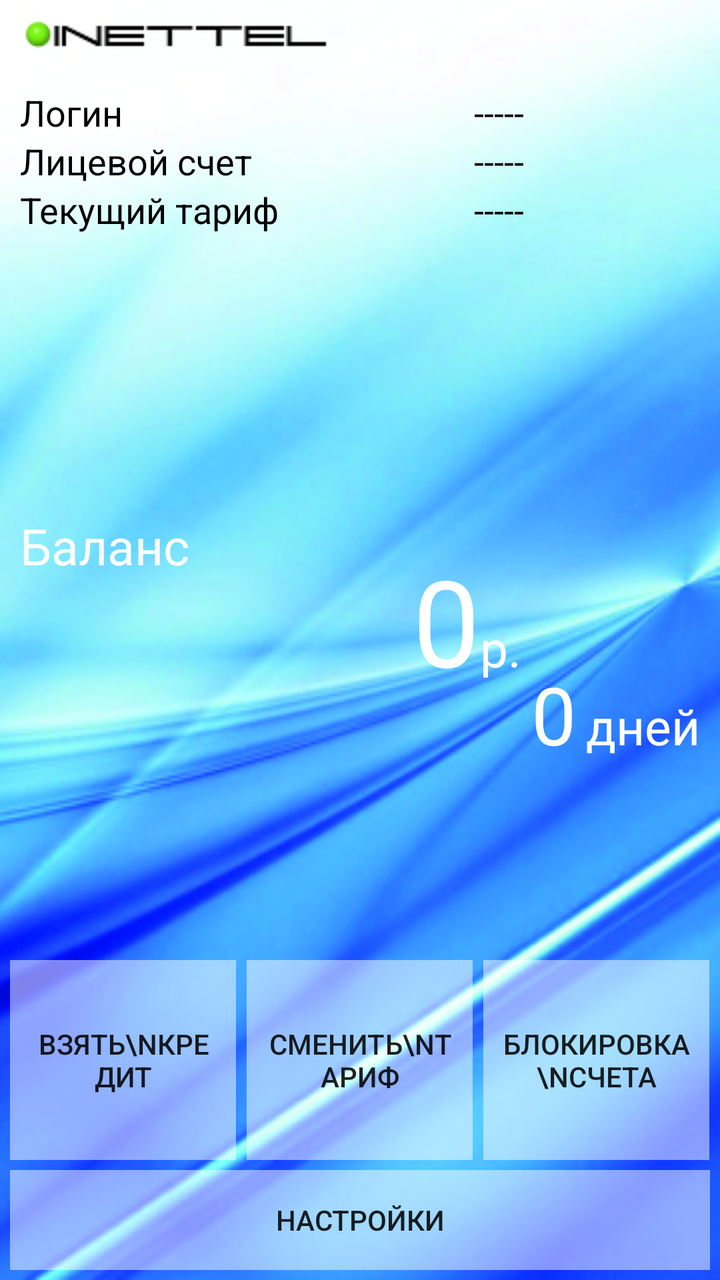
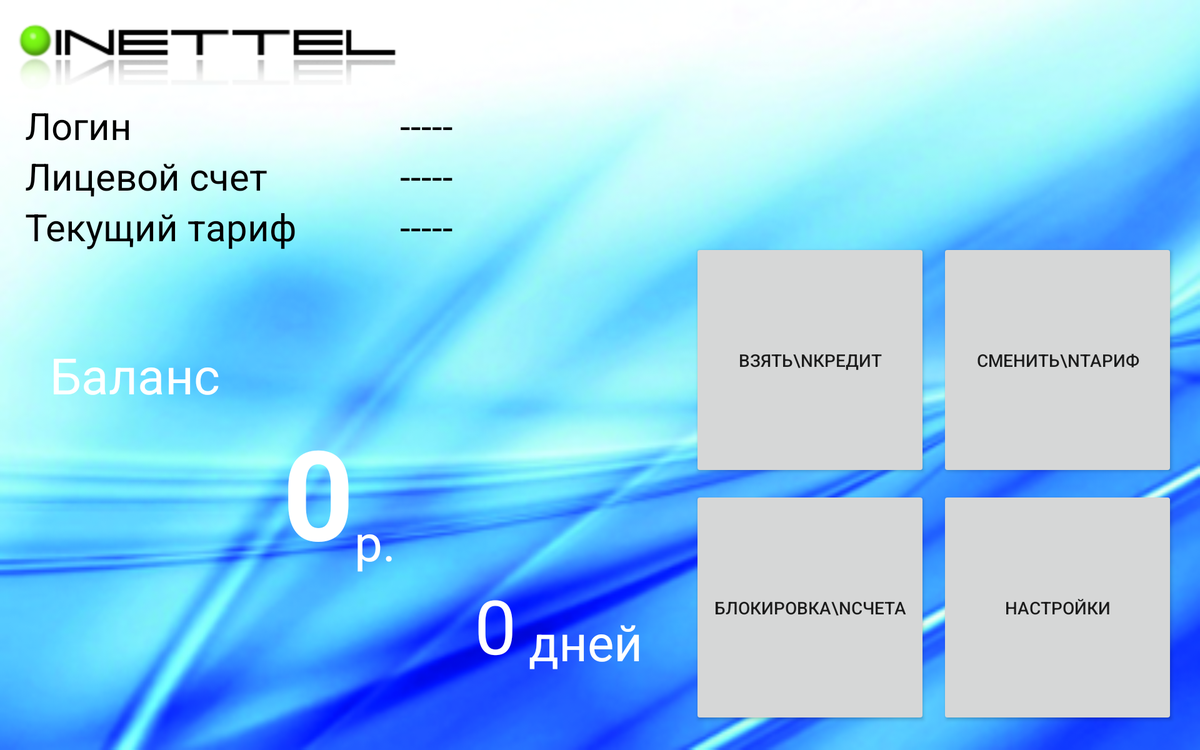

Two renders of one Android screen. The first uses the default layout on a phone; the second uses the alternative layout the repository ships for a different screen configuration, on a matching device. The two XML files are below.
<!-- AndroidManifest.xml: fallback theme Theme.MaterialComponents.DayNight.NoActionBar -->
<!-- res/layout/main_layout.xml -->
<?xml version="1.0" encoding="utf-8"?>
<RelativeLayout xmlns:android="http://schemas.android.com/apk/res/android"
              android:orientation="vertical"
              android:layout_width="match_parent"
              android:layout_height="match_parent"
              android:background="@drawable/backv">

    <Button
            android:layout_width="match_parent"
            android:layout_height="wrap_content"
            android:text="Настройки"
            android:id="@+id/btnSettings"
            android:layout_alignParentBottom="true"
            android:layout_centerHorizontal="true"
            android:background="@drawable/button_background"
            android:layout_margin="5dp"
            android:onClick="onClickBtnSettings"/>

    <LinearLayout
            android:orientation="horizontal"
            android:layout_width="fill_parent"
            android:layout_height="100dp"
            android:layout_above="@+id/btnSettings"
            android:layout_alignParentLeft="false"
            android:layout_alignParentTop="false"
            android:layout_alignParentBottom="false"
            android:layout_alignWithParentIfMissing="false"
            android:layout_marginLeft="5dp"
            android:id="@+id/linearLayout">

        <Button
                android:layout_width="match_parent"
                android:layout_height="match_parent"
                android:text="Взять\nкредит"
                android:id="@+id/btnAddCredit"
                android:layout_weight="1"
                android:background="@drawable/button_background"
                android:layout_marginRight="5dp"
                android:onClick="onClickBtnAddCredit"/>

        <Button
                android:layout_width="match_parent"
                android:layout_height="match_parent"
                android:text="Сменить\nтариф"
                android:id="@+id/btnChangeTariff"
                android:layout_weight="1"
                android:background="@drawable/button_background"
                android:layout_marginRight="5dp" android:onClick="onClickBtnChangeTariff"/>

        <Button
                android:layout_width="match_parent"
                android:layout_height="match_parent"
                android:text="Блокировка\nсчета"
                android:id="@+id/btnAddBlock"
                android:layout_weight="1"
                android:background="@drawable/button_background"
                android:layout_marginRight="5dp" android:onClick="onClickBtnAddBlock"/>
    </LinearLayout>

    <LinearLayout
            android:orientation="vertical"
            android:layout_width="match_parent"
            android:layout_height="wrap_content"
            android:layout_centerVertical="true">

        <TextView
                android:layout_width="wrap_content"
                android:layout_height="wrap_content"
                android:text="Баланс"
                android:id="@+id/textView"
                style="@style/text3"
                android:layout_marginLeft="10dp"
                />

        <LinearLayout
                android:orientation="horizontal"
                android:layout_width="fill_parent"
                android:layout_height="fill_parent"
                android:layout_marginTop="-20dp">

            <TextView
                    android:layout_width="match_parent"
                    android:layout_height="wrap_content"
                    android:text="0"
                    android:id="@+id/tvBalance"
                    style="@style/text4"
                    android:layout_weight="1"
                    android:gravity="right"/>

            <TextView
                    android:layout_width="match_parent"
                    android:layout_height="wrap_content"
                    android:text="р."
                    android:id="@+id/textView4"
                    android:layout_weight="2"
                    style="@style/text3"
                    android:gravity="left"
                    />
        </LinearLayout>

        <LinearLayout
                android:orientation="horizontal"
                android:layout_width="fill_parent"
                android:layout_height="fill_parent"
                android:gravity="right"
                android:layout_marginTop="-20dp">

            <TextView
                    android:layout_width="wrap_content"
                    android:layout_height="wrap_content"
                    android:text="0"
                    android:id="@+id/tvDaysLeft"
                    style="@style/text5"
                    android:layout_marginRight="5dp"
                    />

            <TextView
                    android:layout_width="wrap_content"
                    android:layout_height="wrap_content"
                    android:text="дней"
                    android:id="@+id/tvDayEnding"
                    style="@style/text3"
                    android:layout_marginRight="10dp"
                    />
        </LinearLayout>

    </LinearLayout>

    <ImageView
            android:layout_width="wrap_content"
            android:layout_height="wrap_content"
            android:id="@+id/imageView"
            android:layout_alignParentTop="true"
            android:layout_alignParentLeft="true"
            android:background="@drawable/inettel_s"
            android:layout_marginLeft="10dp"
            android:layout_marginTop="10dp"
            android:onClick="gotoSite"/>

    <TableLayout
            android:layout_width="fill_parent"
            android:layout_height="wrap_content"
            android:layout_below="@+id/imageView"
            android:layout_marginLeft="10dp"
            android:layout_marginTop="20dp">

        <TableRow
                android:layout_width="fill_parent"
                android:layout_height="fill_parent">

            <TextView
                    android:layout_width="match_parent"
                    android:layout_height="wrap_content"
                    android:text="Логин"
                    android:id="@+id/textView3"
                    android:layout_column="0"
                    android:layout_weight="1"
                    style="@style/text1"/>

            <TextView
                    android:layout_width="match_parent"
                    android:layout_height="wrap_content"
                    android:text="-----"
                    android:id="@+id/tvLogin"
                    android:layout_column="1"
                    android:layout_weight="1"
                    style="@style/text1"/>
        </TableRow>

        <TableRow
                android:layout_width="fill_parent"
                android:layout_height="fill_parent">

            <TextView
                    android:layout_width="match_parent"
                    android:layout_height="wrap_content"
                    android:text="Лицевой счет"
                    android:id="@+id/textView2"
                    android:layout_weight="1"
                    style="@style/text1"/>

            <TextView
                    android:layout_width="match_parent"
                    android:layout_height="wrap_content"
                    android:text="-----"
                    android:id="@+id/tvAccountId"
                    android:layout_weight="1"
                    style="@style/text1"/>
        </TableRow>

        <TableRow
                android:layout_width="fill_parent"
                android:layout_height="fill_parent"
                >

            <TextView
                    android:layout_width="match_parent"
                    android:layout_height="wrap_content"
                    android:text="Текущий тариф"
                    android:id="@+id/textView7"
                    android:layout_weight="1"
                    style="@style/text1"
                    />

            <TextView
                    android:layout_width="match_parent"
                    android:layout_height="wrap_content"
                    android:text="-----"
                    android:id="@+id/tvCurrentTariff"
                    android:layout_weight="1"
                    style="@style/text1"/>

        </TableRow>

    </TableLayout>

</RelativeLayout>
<!-- resources referenced by this layout -->
<resources>
  <!-- drawable backv: png bitmap (drawable, 514911 bytes) -->
  <!-- drawable button_background (drawable) -->
  <?xml version="1.0" encoding="utf-8"?>
  <selector xmlns:android="http://schemas.android.com/apk/res/android">
      <item android:drawable="@drawable/button_pressed" android:state_pressed="true" />
      <item android:drawable="@drawable/button" android:state_focused="true" />
      <item android:drawable="@drawable/button" />
  </selector>
  <!-- drawable inettel_s: png bitmap (drawable, 1118 bytes) -->
  <style name="text1">
          <item name="android:textSize">18dp</item>
          <item name="android:textColor">#000000</item>
      </style>
  <style name="text3">
          <item name="android:textSize">25dp</item>
          <item name="android:textColor">#ffffff</item>
      </style>
  <style name="text4">
          <item name="android:textSize">60dp</item>
          <item name="android:textColor">#ffffff</item>
      </style>
  <style name="text5">
          <item name="android:textSize">40dp</item>
          <item name="android:textColor">#ffffff</item>
      </style>
  <!-- drawable button_pressed: png bitmap (drawable, 145 bytes) -->
  <!-- drawable button: png bitmap (drawable, 147 bytes) -->
</resources>
<!-- res/layout-large-land/main_layout.xml (the author's variant of the layout above) -->
<!-- drawn on a 7-inch tablet turned sideways -->
<?xml version="1.0" encoding="utf-8"?>
<RelativeLayout xmlns:android="http://schemas.android.com/apk/res/android"
              android:orientation="vertical"
              android:layout_width="match_parent"
              android:layout_height="match_parent" android:background="@drawable/backh"
              android:onClick="gotoSite">

    <ImageView
            android:layout_width="wrap_content"
            android:layout_height="wrap_content"
            android:id="@+id/imageView" android:layout_alignParentTop="true" android:layout_alignParentRight="false"
            android:background="@drawable/inettel" android:layout_alignParentLeft="true"
            android:layout_marginLeft="10dp"/>

    <TableLayout
            android:layout_width="fill_parent"
            android:layout_height="wrap_content"
            android:layout_below="@+id/imageView"
            android:layout_marginLeft="20dp">

        <TableRow
                android:layout_width="fill_parent"
                android:layout_height="fill_parent">

            <TextView
                    android:layout_width="300dp"
                    android:layout_height="wrap_content"
                    android:text="Логин"
                    android:id="@+id/textView" android:layout_below="@+id/imageView" android:layout_alignParentLeft="true"
                    style="@style/text1L"/>

            <TextView
                    android:layout_width="wrap_content"
                    android:layout_height="wrap_content"
                    android:text="-----"
                    android:id="@+id/tvLogin" android:layout_above="@+id/textView2"
                    android:layout_toRightOf="@+id/imageView" style="@style/text1L"/>
        </TableRow>

        <TableRow
                android:layout_width="fill_parent"
                android:layout_height="fill_parent">

            <TextView
                    android:layout_width="300dp"
                    android:layout_height="wrap_content"
                    android:text="Лицевой счет"
                    android:id="@+id/textView2" android:layout_below="@+id/textView" android:layout_alignLeft="@+id/textView"
                    style="@style/text1L"/>

            <TextView
                    android:layout_width="wrap_content"
                    android:layout_height="wrap_content"
                    android:text="-----"
                    android:id="@+id/tvAccountId" android:layout_below="@+id/tvLogin" android:layout_alignLeft="@+id/tvLogin"
                    style="@style/text1L"/>
        </TableRow>

        <TableRow
                android:layout_width="fill_parent"
                android:layout_height="fill_parent">

            <TextView
                    android:layout_width="300dp"
                    android:layout_height="wrap_content"
                    android:text="Текущий тариф"
                    android:id="@+id/textView6" android:layout_alignTop="@+id/tvLogin"
                    android:layout_alignLeft="@+id/btnAddCredit" style="@style/text1L"
                    android:layout_alignRight="@+id/btnAddCredit"/>

            <TextView
                    android:layout_width="wrap_content"
                    android:layout_height="wrap_content"
                    android:text="-----"
                    android:id="@+id/tvCurrentTariff" android:layout_below="@+id/textView6"
                    android:layout_alignLeft="@+id/btnAddCredit" style="@style/text1L"
                    android:layout_alignRight="@+id/textView6" android:gravity="center_horizontal"/>
        </TableRow>
    </TableLayout>

    <Button
            android:layout_width="188dp"
            android:layout_height="188dp"
            android:text="Настройки"
            android:id="@+id/btnSettings" android:layout_alignParentBottom="true" android:layout_alignParentRight="true"
            android:layout_marginRight="20dp" android:layout_marginBottom="20dp" style="@style/buttonL"
            android:onClick="onBtnSettingsClick"/>
    <Button
            android:layout_width="188dp"
            android:layout_height="188dp"
            android:text="Блокировка\nсчета"
            android:id="@+id/btnAddBlock" android:layout_alignBottom="@+id/btnSettings" android:layout_toLeftOf="@+id/btnSettings"
            android:layout_marginRight="10dp" style="@style/buttonL" android:onClick="onBtnAddBlockClick"/>
    <Button
            android:layout_width="188dp"
            android:layout_height="188dp"
            android:text="Сменить\nтариф"
            android:id="@+id/btnChangeTariff" android:layout_above="@+id/btnSettings" android:layout_alignRight="@+id/btnSettings"
            android:layout_marginBottom="10dp" style="@style/buttonL" android:onClick="onBtnChangeTariffClick"/>
    <Button
            android:layout_width="188dp"
            android:layout_height="188dp"
            android:text="Взять\nкредит"
            android:id="@+id/btnAddCredit" android:layout_alignTop="@+id/btnChangeTariff" android:layout_alignLeft="@+id/btnAddBlock"
            style="@style/buttonL"
            android:onClick="onBtnAddCreditClick"/>

    <TextView
            android:layout_width="wrap_content"
            android:layout_height="wrap_content"
            android:text="Баланс"
            android:id="@+id/textView3"
            style="@style/text3L"
            android:layout_centerVertical="true"
            android:layout_marginLeft="40dp"/>
    <TextView
            android:layout_width="wrap_content"
            android:layout_height="wrap_content"
            android:text="0"
            android:id="@+id/tvBalance"
            android:layout_toRightOf="@+id/textView3" style="@style/text4L" android:layout_below="@+id/textView3"
            android:layout_marginLeft="50dp"/>
    <TextView
            android:layout_width="wrap_content"
            android:layout_height="wrap_content"
            android:text="р."
            android:id="@+id/textView4" android:layout_alignBottom="@+id/tvBalance"
            android:layout_toRightOf="@+id/tvBalance" style="@style/text3L"/>
    <TextView
            android:layout_width="wrap_content"
            android:layout_height="wrap_content"
            android:text="0"
            android:id="@+id/tvDaysLeft"
            style="@style/text5L" android:layout_below="@+id/textView4" android:layout_toLeftOf="@+id/tvDayEnding"/>
    <TextView
            android:layout_width="wrap_content"
            android:layout_height="wrap_content"
            android:text="дней"
            android:id="@+id/tvDayEnding"
            style="@style/text3L" android:layout_alignBottom="@+id/tvDaysLeft" android:layout_toLeftOf="@+id/btnAddBlock"
            android:layout_marginRight="40dp" android:layout_marginLeft="10dp"/>

</RelativeLayout>
<!-- resources referenced by the variant -->
<!-- as a 7-inch tablet turned sideways resolves them -->
<resources>
  <!-- drawable backh: png bitmap (drawable, 510078 bytes) -->
  <!-- drawable inettel: png bitmap (drawable, 4773 bytes) -->
  <style name="text1L">
          <item name="android:textSize">30dp</item>
          <item name="android:textColor">#000000</item>
      </style>
  <style name="text3L">
          <item name="android:textSize">40dp</item>
          <item name="android:textColor">#ffffff</item>
      </style>
  <style name="text4L">
          <item name="android:textSize">100dp</item>
          <item name="android:textStyle">bold</item>
          <item name="android:textColor">#ffffff</item>
      </style>
  <style name="text5L">
          <item name="android:textSize">60dp</item>
          <item name="android:textColor">#ffffff</item>
      </style>
</resources>
